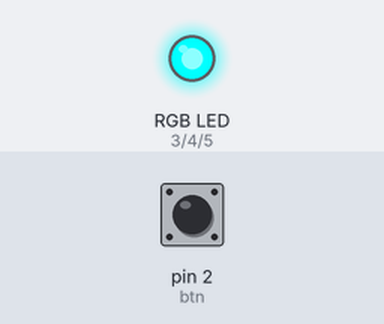
Simulated run of this sketch. Board: Arduino Uno, built with avr-gcc and run on an emulated ATmega328P. On the bench: an RGB LED mixed from three pins (HIGH = lit). Inputs (shaded band) come from the test bench; at power-on: pin 2 (btn) LOW.

Above: at 0.5 s.
At 2.5 s:
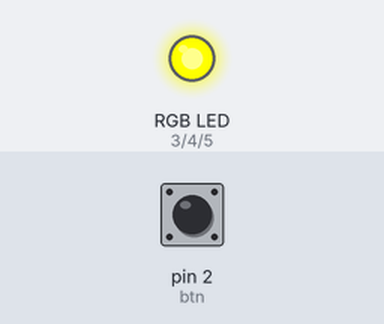
At 5.5 s:
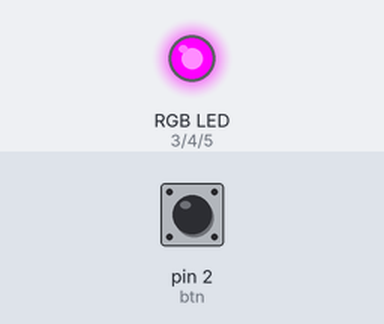
At 7.5 s:
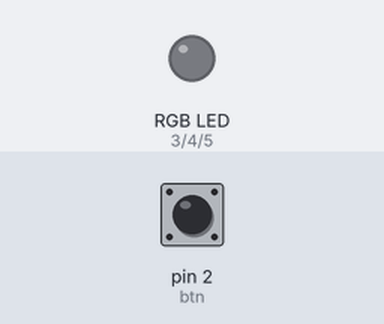
Timing chart, 0 to 9.2 s (numbered marks = the images above):
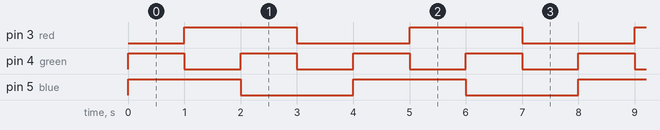

The sketch:

RGB_Order_Blink.ino
```cpp
const int btn=2;
const int red=3;
const int green=4;
const int blue=5;

int btnState=1;
int ledState=LOW;
int LED=0;

bool btnPressed = false;
String color = "LED";
unsigned long previousMillis = 0;
const long interval = 1000;
bool ledOrder = true;

void setup() {
  // put your setup code here, to run once:
  pinMode(red,OUTPUT);
  pinMode(green,OUTPUT);
  pinMode(blue,OUTPUT);
  pinMode(btn,INPUT);
}

void loop() {
  // put your main code here, to run repeatedly:
  btnState = digitalRead(btn);
  if(btnState == HIGH && !btnPressed){
    ledOrder = !ledOrder;
    btnPressed = true;
  }
  if(btnState == LOW && btnPressed){
    btnPressed = false;
  }
  unsigned long currentMillis = millis();
  if(currentMillis - previousMillis >=interval){
    previousMillis = currentMillis;
    if(ledOrder == true){
      LED = LED+1;
      if(LED >3)
        LED = 0;
    }else{
      LED = LED-1;
      if(LED<0)
        LED=3;
    }
  }
  if(LED == 0){
    //red
    digitalWrite(red,LOW);
    digitalWrite(green,HIGH);
    digitalWrite(blue,HIGH);
  }
  else if(LED == 1){
    //green
      digitalWrite(red,HIGH);
      digitalWrite(green,LOW);
      digitalWrite(blue,HIGH);


  }
  else if(LED == 2){
    //blue
      digitalWrite(red,HIGH);
      digitalWrite(green,HIGH);
      digitalWrite(blue,LOW);
    }


  else if(LED == 3){
    //white
      digitalWrite(red,LOW);
      digitalWrite(green,LOW);
      digitalWrite(blue,LOW);

    }

}
```

Measured:
- by itself, pin 3 (red), pin 5 (blue): alternates HIGH for 2.0 s and LOW for 2.0 s
- by itself, pin 4 (green): alternates HIGH for 1.0 s and LOW for 1.0 s
- by itself, everything shown: repeats every 4.0 s, in 4 steps
